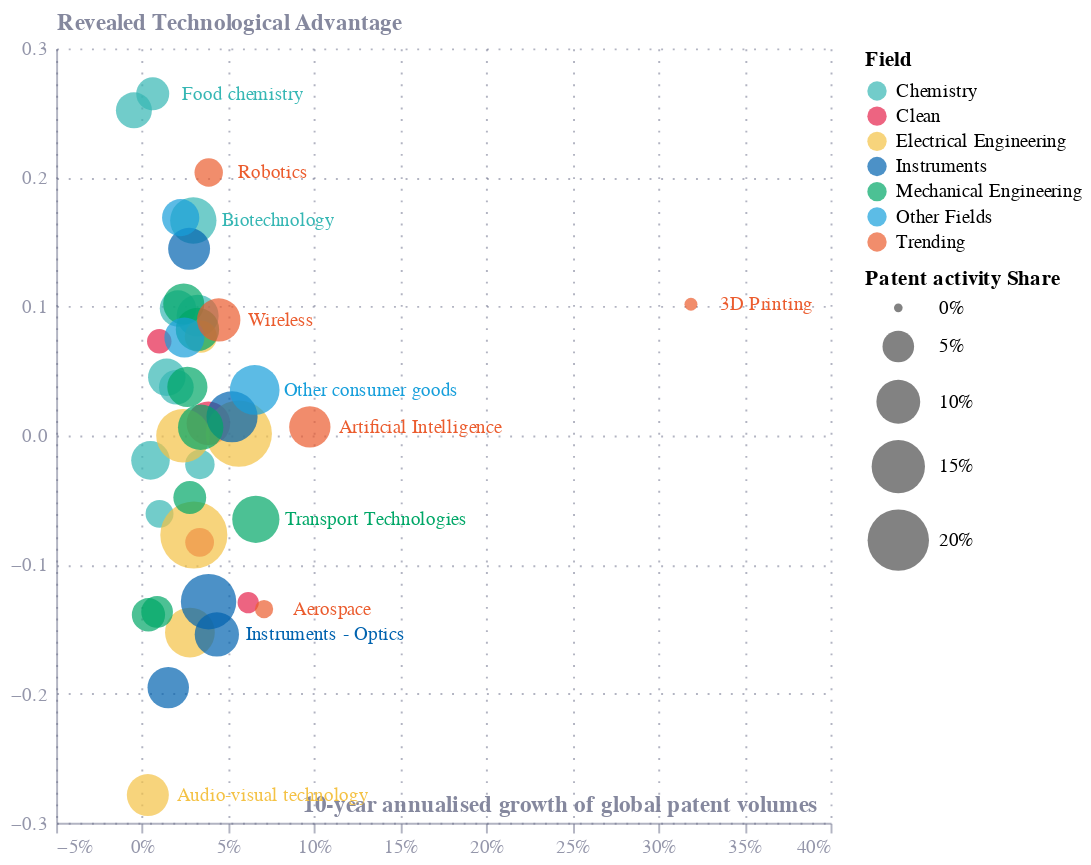

This figure's notebook cell:
### Code cell
df = pd.read_excel("Fig 1 - RTA.xlsx", skiprows=0)
categories = ["Chemistry", "Clean", "Electrical Engineering", "Instruments", "Mechanical Engineering", "Other Fields", "Trending"]
data_list = []

for i, category in enumerate(categories):
    category_data = df.iloc[1:, [0, 1, 2*i+2, 2*i+3]]
    category_data.columns = ["Category", "CAGR", "RTA", "World Share"]
    category_data["Field"] = category
    data_list.append(category_data)

# Combine all the category data into a single DataFrame
combined_df = pd.concat(data_list, ignore_index=True)

# Convert data types
combined_df["CAGR"] = combined_df["CAGR"].astype(float)
combined_df["RTA"] = combined_df["RTA"].astype(float)
combined_df["World Share"] = combined_df["World Share"].astype(float)

# Drop rows with NaN values
combined_df = combined_df.dropna()

focus = [
    "Food chemistry", "Robotics", "Biotechnology", "Instruments - Medical Technology", "Wireless",
    "Other consumer goods", "Artificial Intelligence", "Transport Technologies", "Aerospace", "Audio-visual technology",  
    "3D Printing", "Instruments - Optics", 
]


combined_df['label'] = np.where(combined_df['Category'].isin(focus), combined_df['Category'], "")

# Create the bubble chart
bubble_chart = alt.Chart(combined_df).mark_circle().encode(
    x=alt.X('CAGR', 
            scale=alt.Scale(domain=[-0.05, 0.4]),
            
            axis=alt.Axis(
        grid=True,
        gridOpacity=0.5,
        gridColor="#676A86",
        gridDash=[1, 5],
        titleX=260,
        format='%'), title="10-year annualised growth of global patent volumes"),
    y=alt.Y("RTA", axis=alt.Axis(title="Revealed Technological Advantage")),
    size=alt.Size('World Share', scale=alt.Scale(range=[20, 1200]), legend=alt.Legend(title='Patent activity Share', format=".0%")),
    color='Field',
    tooltip=['Category', 'CAGR', 'RTA', 'World Share', 'Field']
)

labels = bubble_chart.mark_text(
    align='left',
    baseline='middle',
    dx=15
).encode(
    text='label',
    size=alt.value(10),
)

chart = bubble_chart + labels


chart = chart.properties(
    width=400,
    height=400,
)

chart.save("fig1.json") 
chart.save("fig1.png", scale_factor=2.0)

chart

### Figure 1 — Vega-Lite specification as saved in the notebook (floating-point values rounded to 4 significant figures)
{"config": {"font": "Circular Std", "mark": {"line": {"interpolate": "monotone"}}, "view": {"stroke": "transparent", "width": 400, "height": 300}, "range": {"category": ["#36B7B4", "#E6224B", "#F4C245", "#0063AF", "#00A767", "#179FDB", "#EB5C2E"], "diverging": ["#E6224B", "#E54753", "#C9C9C9", "#179FDB", "#122B39"], "heatmap": ["#C9C9C9", "#179FDB", "#0063AF", "#122B39"], "ordinal": ["#00A767", "#36B7B4", "#179FDB", "#0063AF", "#243B5A"]}, "axisX": {"domainColor": "#676A86", "domainOpacity": 0.5, "grid": false, "labelAngle": 0, "labelColor": "#676A86", "labelOpacity": 0.7, "orient": "bottom", "tickColor": "#676A86", "tickCount": 10, "tickOpacity": 0.5, "title": false, "titleAlign": "center", "titleAnchor": "middle", "titleColor": "#676A86", "titleFontSize": 12, "titleOpacity": 0.8, "titleY": -15}, "axisY": {"domainColor": "#676A86", "domainOpacity": 0.5, "gridColor": "#676A86", "gridDash": [1, 5], "gridOpacity": 0.5, "labelColor": "#676A86", "labelOpacity": 0.7, "labelPadding": 5, "tickColor": "#676A86", "tickCount": 8, "tickOpacity": 0.5, "ticks": false, "titleAlign": "left", "titleAngle": 0, "titleBaseline": "bottom", "titleColor": "#676A86", "titleFontSize": 12, "titleOpacity": 0.8, "titleX": 0, "titleY": -7}}, "layer": [{"mark": {"type": "circle"}, "encoding": {"color": {"field": "Field", "type": "nominal"}, "size": {"field": "World Share", "legend": {"format": ".0%", "title": "Patent activity Share"}, "scale": {"range": [20, 1200]}, "type": "quantitative"}, "tooltip": [{"field": "Category", "type": "nominal"}, {"field": "CAGR", "type": "quantitative"}, {"field": "RTA", "type": "quantitative"}, {"field": "World Share", "type": "quantitative"}, {"field": "Field", "type": "nominal"}], "x": {"axis": {"format": "%", "grid": true, "gridColor": "#676A86", "gridDash": [1, 5], "gridOpacity": 0.5, "titleX": 260}, "field": "CAGR", "scale": {"domain": [-0.05, 0.4]}, "title": "10-year annualised growth of global patent volumes", "type": "quantitative"}, "y": {"axis": {"title": "Revealed Technological Advantage"}, "field": "RTA", "type": "quantitative"}}}, {"mark": {"type": "text", "align": "left", "baseline": "middle", "dx": 15}, "encoding": {"color": {"field": "Field", "type": "nominal"}, "size": {"value": 10}, "text": {"field": "label", "type": "nominal"}, "tooltip": [{"field": "Category", "type": "nominal"}, {"field": "CAGR", "type": "quantitative"}, {"field": "RTA", "type": "quantitative"}, {"field": "World Share", "type": "quantitative"}, {"field": "Field", "type": "nominal"}], "x": {"axis": {"format": "%", "grid": true, "gridColor": "#676A86", "gridDash": [1, 5], "gridOpacity": 0.5, "titleX": 260}, "field": "CAGR", "scale": {"domain": [-0.05, 0.4]}, "title": "10-year annualised growth of global patent volumes", "type": "quantitative"}, "y": {"axis": {"title": "Revealed Technological Advantage"}, "field": "RTA", "type": "quantitative"}}}], "data": {"name": "data-f7208ac979dddea757b29019a2b217b8"}, "height": 400, "width": 400, "$schema": "https://vega.github.io/schema/vega-lite/v5.8.0.json", "datasets": {"data-f7208ac979dddea757b29019a2b217b8": [{"Category": "Basic materials chemistry ", "CAGR": 0.01985, "RTA": 0.03747, "World Share": 0.0611, "Field": "Chemistry", "label": ""}, {"Category": "Biotechnology", "CAGR": 0.02971, "RTA": 0.1667, "World Share": 0.1123, "Field": "Chemistry", "label": "Biotechnology"}, {"Category": "Chemical engineering", "CAGR": 0.004828, "RTA": -0.01917, "World Share": 0.07653, "Field": "Chemistry", "label": ""}, {"Category": "Food chemistry", "CAGR": 0.006126, "RTA": 0.2648, "World Share": 0.05498, "Field": "Chemistry", "label": "Food chemistry"}, {"Category": "Macromolecular chemistry, polymers", "CAGR": 0.02079, "RTA": 0.09851, "World Share": 0.06768, "Field": "Chemistry", "label": ""}, {"Category": "Materials, metallurgy", "CAGR": 0.03353, "RTA": -0.02235, "World Share": 0.04303, "Field": "Chemistry", "label": ""}, {"Category": "Micro-structural and nano-technology", "CAGR": 0.01008, "RTA": -0.06063, "World Share": 0.03807, "Field": "Chemistry", "label": ""}, {"Category": "Organic fine chemistry", "CAGR": 0.03223, "RTA": 0.09294, "World Share": 0.0912, "Field": "Chemistry", "label": ""}, {"Category": "Pharmaceuticals", "CAGR": -0.004805, "RTA": 0.252, "World Share": 0.06609, "Field": "Chemistry", "label": ""}, {"Category": "Surface technology, coating", "CAGR": 0.01427, "RTA": 0.04523, "World Share": 0.07155, "Field": "Chemistry", "label": ""}, {"Category": "Clean (Overall)", "CAGR": 0.03846, "RTA": 0.009529, "World Share": 0.09884, "Field": "Clean", "label": ""}, {"Category": "Clean Cars", "CAGR": 0.0616, "RTA": -0.1294, "World Share": 0.02035, "Field": "Clean", "label": ""}, {"Category": "Clean Energy", "CAGR": 0.03338, "RTA": -0.08271, "World Share": 0.04061, "Field": "Clean", "label": ""}, {"Category": "Environmental technology", "CAGR": 0.009916, "RTA": 0.07307, "World Share": 0.02836, "Field": "Clean", "label": ""}, {"Category": "Audio-visual technology", "CAGR": 0.003281, "RTA": -0.2785, "World Share": 0.09164, "Field": "Electrical Engineering", "label": "Audio-visual technology"}, {"Category": "Computer technology", "CAGR": 0.05617, "RTA": 0.001521, "World Share": 0.233, "Field": "Electrical Engineering", "label": ""}, {"Category": "Electrical machinery, apparatus, energy", "CAGR": 0.02774, "RTA": -0.1526, "World Share": 0.1301, "Field": "Electrical Engineering", "label": ""}, {"Category": "IT methods for management", "CAGR": 0.03408, "RTA": 0.07675, "World Share": 0.05203, "Field": "Electrical Engineering", "label": ""}, {"Category": "Semiconductors", "CAGR": 0.03001, "RTA": -0.07695, "World Share": 0.2395, "Field": "Electrical Engineering", "label": ""}, {"Category": "Telecommunications", "CAGR": 0.02373, "RTA": -0.0001286, "World Share": 0.1518, "Field": "Electrical Engineering", "label": ""}, {"Category": "Instruments - Control", "CAGR": 0.05221, "RTA": 0.01457, "World Share": 0.1376, "Field": "Instruments", "label": ""}, {"Category": "Instruments - Measurement", "CAGR": 0.03857, "RTA": -0.1287, "World Share": 0.1622, "Field": "Instruments", "label": ""}, {"Category": "Instruments - Medical technology", "CAGR": 0.02726, "RTA": 0.1447, "World Share": 0.09126, "Field": "Instruments", "label": ""}, {"Category": "Instruments - Optics", "CAGR": 0.04339, "RTA": -0.1541, "World Share": 0.1023, "Field": "Instruments", "label": "Instruments - Optics"}, {"Category": "Instruments for  analysis of biological materials", "CAGR": 0.01514, "RTA": -0.1953, "World Share": 0.08903, "Field": "Instruments", "label": ""}, {"Category": "Engines, pumps, turbines", "CAGR": 0.02412, "RTA": 0.102, "World Share": 0.0871, "Field": "Mechanical Engineering", "label": ""}, {"Category": "Machine tools", "CAGR": 0.02765, "RTA": -0.04799, "World Share": 0.05438, "Field": "Mechanical Engineering", "label": ""}, {"Category": "Mechanical elements", "CAGR": 0.03399, "RTA": 0.006408, "World Share": 0.1076, "Field": "Mechanical Engineering", "label": ""}, {"Category": "Mechanical engineering - Handling", "CAGR": 0.02625, "RTA": 0.03773, "World Share": 0.08331, "Field": "Mechanical Engineering", "label": ""}, {"Category": "Other special machines", "CAGR": 0.03211, "RTA": 0.08228, "World Share": 0.09771, "Field": "Mechanical Engineering", "label": ""}, {"Category": "Textile and paper machines", "CAGR": 0.003644, "RTA": -0.1388, "World Share": 0.05597, "Field": "Mechanical Engineering", "label": ""}, {"Category": "Thermal processes and apparatus", "CAGR": 0.008665, "RTA": -0.1366, "World Share": 0.05029, "Field": "Mechanical Engineering", "label": ""}, {"Category": "Transport Technologies", "CAGR": 0.06604, "RTA": -0.06486, "World Share": 0.1166, "Field": "Mechanical Engineering", "label": "Transport Technologies"}, {"Category": "Civil engineering", "CAGR": 0.02236, "RTA": 0.1689, "World Share": 0.07104, "Field": "Other Fields", "label": ""}, {"Category": "Furniture, games", "CAGR": 0.02453, "RTA": 0.07594, "World Share": 0.08289, "Field": "Other Fields", "label": ""}, {"Category": "Other consumer goods", "CAGR": 0.06538, "RTA": 0.03538, "World Share": 0.1297, "Field": "Other Fields", "label": "Other consumer goods"}, {"Category": "3D Printing", "CAGR": 0.3189, "RTA": 0.1018, "World Share": 0.005034, "Field": "Trending", "label": "3D Printing"}, {"Category": "Aerospace", "CAGR": 0.07082, "RTA": -0.1344, "World Share": 0.01406, "Field": "Trending", "label": "Aerospace"}, {"Category": "Artificial Intelligence", "CAGR": 0.09741, "RTA": 0.006747, "World Share": 0.08852, "Field": "Trending", "label": "Artificial Intelligence"}, {"Category": "Robotics", "CAGR": 0.03865, "RTA": 0.2039, "World Share": 0.0397, "Field": "Trending", "label": "Robotics"}, {"Category": "Wireless", "CAGR": 0.04448, "RTA": 0.08963, "World Share": 0.09773, "Field": "Trending", "label": "Wireless"}]}}
